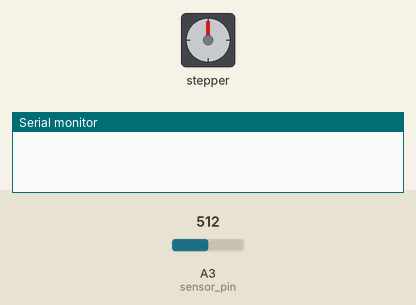
This sketch was run on a simulated Arduino Mega 2560, built with avr-gcc and run on an emulated ATmega2560. Parts: stepper motor, the last lines printed to the serial monitor. Wiring (inferred from the names in the program): stepper motor driver (200 steps per turn assumed): step pin 27; direction pin 12. Inputs (shaded band) come from the test bench; at power-on: A3 (sensor_pin) = 512.

Above: at 0.05 s.
At 2.1 s:
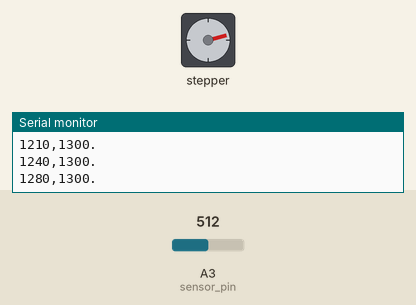
At 4.2 s:
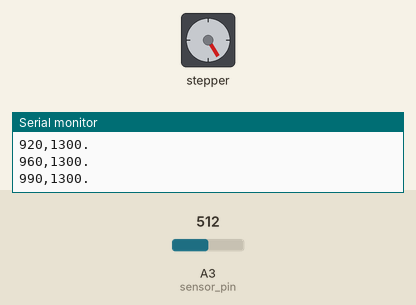
At 8.4 s:
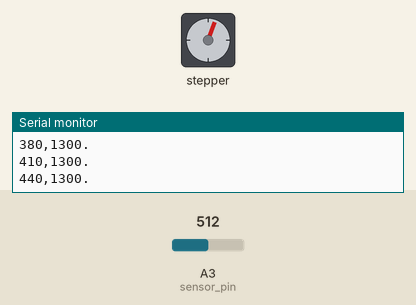
Timing chart, 0 to 11.7 s (numbered marks = the images above):
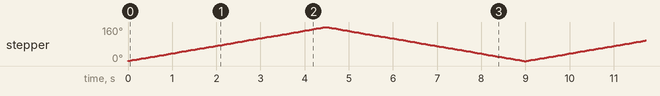

Measured:
- by itself, stepper: turns 160° clockwise in 4.5 s, then 160° counter-clockwise in 4.5 s, repeating every 9.0 s

The sketch:

sketch_feb24a.ino
```cpp
const int IRSensor = 13;
const int step_pin = 27;
const int direction_pin = 12;
// 200 steps for 360 degree
const int STEPS_PER_TURN = 200;
// Adjust the delay for control speed
const int delay_between_step_microsec = 5000;

const int sensor_pin = A3;
int position;        //track position
int reading;         //reading from sensor
int step_count = 0;  // count steps

void setup() {
  Serial.begin(9600);
  pinMode(step_pin, OUTPUT);
  pinMode(direction_pin, OUTPUT);
}
void step(bool forward) {
  // setting the direction
  if (forward == true) {
    digitalWrite(direction_pin, HIGH);
  } else {
    digitalWrite(direction_pin, LOW);
  }
  // creating a step
  digitalWrite(step_pin, HIGH);
  // minimum delay is 1.9us
  digitalWrite(step_pin, LOW);
}

void steps(int number_of_steps) {
  bool move_forward = true;
  // Establishing the direction
  if (number_of_steps >= 0) {
    move_forward = true;
  } else {
    move_forward = false;
    number_of_steps = -number_of_steps;
  }
  // Generating the steps
  for (int i = 0; i < number_of_steps; i++) {
    step(move_forward);
    // Delay for proper speed
    delayMicroseconds(delay_between_step_microsec);
  }
}
void loop() {
  if (Serial.read() != 'N') {
    position = map(step_count % 50, 0, 50, 0, 160);  // angle in degrees
    if (step_count <= 88) {
      step(true);
      delay(50);
      step_count++;
      // position = map(step_count, 0, 90, 0, 160); // angle in degrees
      reading = int(70) / (analogRead(sensor_pin) / 1000.0) - 6.5;
    }
    if (step_count > 88) {
      step(false);
      delay(50);
      step_count++;
      // position = map(step_count%50, 0, 90, 0, 160); // angle in degrees
      reading = int(70) / (analogRead(sensor_pin) / 1000.0) - 6.5;
    }
  }
  if (step_count > 177) {
    step_count = 0;
  }
  Serial.print(position * 10);  // angle in 1/10 of degree
  Serial.print(",");
  Serial.print(abs(reading * 10));  // range in mm
  Serial.println(".");
}
```
